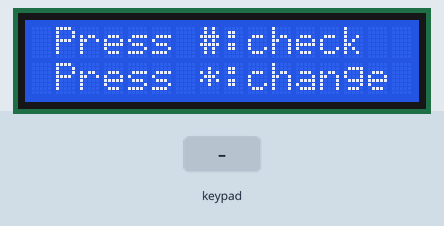
Bench run of a sketch on a simulated Arduino Uno, built with avr-gcc and run on an emulated ATmega328P. Shown: 16×2 character LCD. Inputs (shaded band) come from the test bench.

Above: at 2.3 s.
2.4 s: key '*' pressed
At 2.7 s:
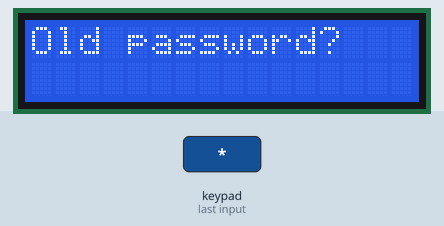
3.9 s: keypad keys 2 3 4 5 pressed 0.4 s apart
At 5.5 s:
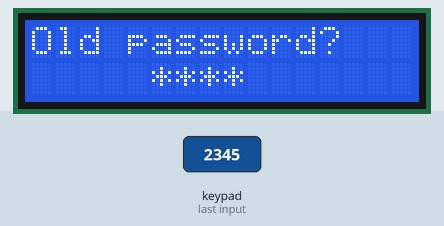
7.0 s: keypad keys 2 3 4 5 # pressed 0.4 s apart
At 8.5 s:
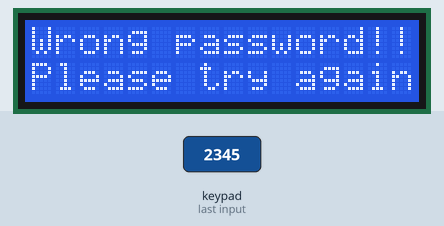
11.4 s: key '1' pressed
At 12.6 s:
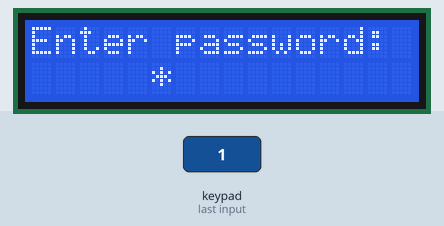
12.9 s: keypad keys 2 3 4 5 * pressed 0.4 s apart
At 14.7 s:
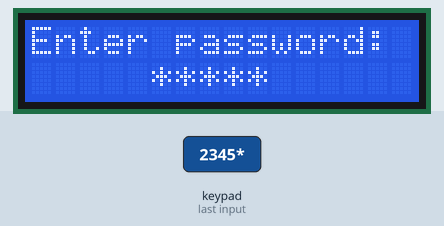
16.4 s: key '2' pressed
At 17.7 s:
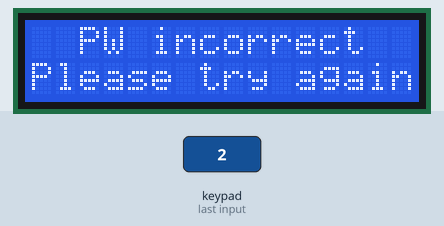
Timing chart, 0 to 19.4 s (numbered marks = the images above; inputs shaded):
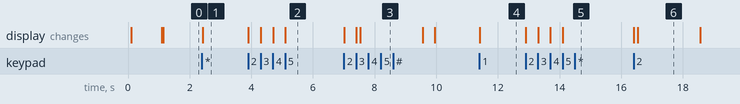

The sketch:

miPWKEYPAD_lcd.ino
```cpp
// (licence header left out)
#include <Keypad.h>
#include <EEPROM.h>
#include <LiquidCrystal_I2C.h>

//Set the length of a string contains the password to 7, 6 used to contains the characters and 1 used for NULL
#define PWLength 7

const byte ROWS=4;
const byte COLS=3;
char keys[ROWS][COLS]={
  {'1','2','3'},
  {'4','5','6'},
  {'7','8','9'},
  {'*','0','#'}
};
//Set the Pins for rows and collumns of keypad, rows start from up to down, collumns start from left to right
byte rowPins[ROWS]={2,3,4,5};
byte colPins[COLS]={6,7,8};

char masterPW[PWLength]; //string contains the current password
char customPW[PWLength]; //string contains the password entered from keypad to check
char tmpPW[PWLength]; //string used as a buffer when chaging password
char key;

Keypad keypad=Keypad(makeKeymap(keys), rowPins, colPins, ROWS, COLS);
LiquidCrystal_I2C lcd(0x3f, 16, 2);

void setup() {
  //Read the current password in EEPROM and copy it to the masterPW string
  for(byte i=0; i<PWLength-1; i++){
    masterPW[i]=EEPROM.read(i);
  }
  delay(10);

  lcd.init();
  lcd.backlight();
  lcd.home();
  lcd.print("Booting up");
  lcd.setCursor(0,1);
  lcd.print("Please wait...");
  delay(1000);
  lcd.clear();
  delay(10);
}

void loop() {
  lcd.clear();
  lcd.setCursor(1,0);
  lcd.print("Press #:check");
  lcd.setCursor(1,1);
  lcd.print("Press *:change");

  while(key!='#' && key!='*'){
    key=keypad.getKey();
  }

  if(key=='#'){
    checkPW();
  }

  if(key=='*'){
    changePW();
  }
}

//Procedure's used to check if password entered is correct or not
/************************************************/
void checkPW(){
  lcd.clear();
  lcd.home();
  lcd.print("Enter password:");
  lcd.setCursor(5,1);
  insert(customPW);
  delay(100);
  lcd.clear();

  if(strcmp(customPW, masterPW)==0){
    lcd.setCursor(3,0);
    lcd.print("PW correct");
    lcd.setCursor(1,1);
    lcd.print("Please come in");
    }
  else{
    lcd.setCursor(2,0);
    lcd.print("PW incorrect");
    lcd.setCursor(0,1);
    lcd.print("Please try again");
    }
  delay(2000);
  clearPW(customPW);
}

//Procedure's used to change to a new password
/************************************************/
void changePW(){
  lcd.clear();
  lcd.home();
  lcd.print("Old password?");
  lcd.setCursor(5,1);
  insert(tmpPW);
  delay(100);
  lcd.clear();

  if(strcmp(tmpPW, masterPW)!=0){
    lcd.home();
    lcd.print("Wrong password!!");
    lcd.setCursor(0,1);
    lcd.print("Please try again");
    clearPW(tmpPW);
    delay(2000);
  }
  else{
    lcd.home();
    lcd.print("New password?");
    lcd.setCursor(5,1);
    insert(customPW);
    delay(100);
    lcd.clear();
    lcd.home();
    lcd.print("Enter again:");
    lcd.setCursor(5,1);
    insert(tmpPW);
    delay(100);
    lcd.clear();
    if(strcmp(tmpPW, customPW)!=0){
      lcd.home();
      lcd.print("PW Don't match");
      lcd.setCursor(0,1);
      lcd.print("Try again");
      clearPW(tmpPW);
      clearPW(customPW);
      delay(2000);
    }
    else{
      strcpy(masterPW, tmpPW);
      lcd.setCursor(3,0);
      lcd.print("Successful");
      for(byte i=0; i<PWLength-1; i++){
        EEPROM.update(i, masterPW[i]);
        delay(4);
      }
      clearPW(tmpPW);
      clearPW(customPW);
      delay(2000);
    }
  }
}

//Function's used to insert character into a string contains the password
/************************************************/
void insert(char localPW[PWLength]){
  byte cnt=0;
  while(cnt<PWLength-1){
    key=keypad.getKey();
    if(key && key!='*' && key!='#'){
      localPW[cnt]=key;
      cnt++;
      lcd.print("*");
    }
  }
  key=NO_KEY;
}

//Function's used to clear a string contains the password
/************************************************/
void clearPW(char localPW[PWLength]){
  byte cnt=0;
  while(cnt<PWLength-1)
    localPW[cnt++]=0;
  key=NO_KEY;
}
```

Measured:
- after the input at 2.4 s, the display: changes at once (image 1)
- after the input at 3.9 s, the display: first changes at once (image 2 shows a later state)
- after the input at 7.0 s, the display: first changes at once (image 3 shows a later state)
- after the input at 11.4 s, the display: changes at once (image 4)
- after the input at 12.9 s, the display: first changes at once (image 5 shows a later state)
- after the input at 16.4 s, the display: first changes at once (image 6 shows a later state)
- what the display in image 6 shows lasts 2.1 s, from 16.5 s to 18.6 s
